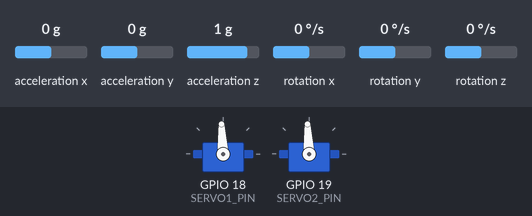
Bench run of a sketch on a simulated ESP32. Parts: 2 × servo. The test bench sets the inputs (shaded band); at power-on: acceleration z 1 g, acceleration x 0 g, acceleration y 0 g, rotation y 0 °/s, rotation x 0 °/s, rotation z 0 °/s. Servo pulses on a pin are drawn as a servo (544–2400 µs = 0–180°); what the sketch prints to the serial monitor is not drawn.

Above: at 4.5 s.
4.6 s: acceleration z set to 0.1 g
6.1 s: acceleration z set to -0.2 g
9.1 s: acceleration x set to -1.4 g
12.1 s: acceleration y set to 1.1 g
15.1 s: acceleration y set to -0.8 g
18.1 s: rotation y set to -192 °/s
Timing chart, 0 to 22.1 s (numbered marks = the images above; inputs shaded):
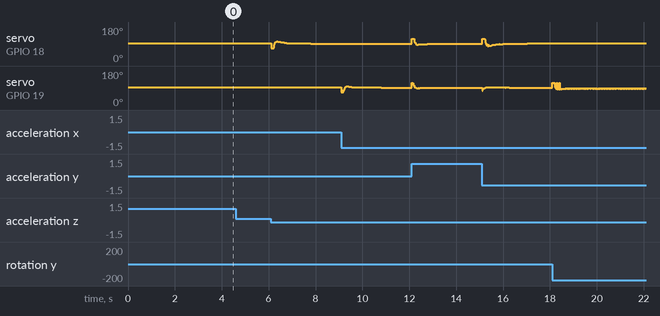

The sketch:

sense_hack.ino
```cpp
#include <Arduino.h>
#include <Wire.h>
#include <MPU6050.h>
#include <driver/ledc.h>

MPU6050 mpu;

// servo pins
const int SERVO1_PIN = 18;
const int SERVO2_PIN = 19;

// LEDC / PWM settings (driver API)
const int FREQ = 50; // 50 Hz for hobby servo
const ledc_timer_t TIMER = LEDC_TIMER_0;
const ledc_mode_t MODE = LEDC_LOW_SPEED_MODE;
const ledc_timer_bit_t RES = LEDC_TIMER_16_BIT;
const ledc_channel_t CH1 = LEDC_CHANNEL_0;
const ledc_channel_t CH2 = LEDC_CHANNEL_1;

// servo pulse limits (microseconds)
const int PULSE_MIN_US = 1000;
const int PULSE_MAX_US = 2000;

// PID params (start values — tune on hardware)
float kp = 3.5f;
float ki = 0.02f;
float kd = 1.5f;

// PID state
struct PID { float Kp, Ki, Kd, I, prevErr, outMin, outMax; };
PID pidRoll  = {kp, ki, kd, 0.0f, 0.0f, -45.0f, 45.0f};
PID pidPitch = {kp, ki, kd, 0.0f, 0.0f, -45.0f, 45.0f};

// complementary & LP filter
float alpha = 0.98f;
float roll_f = 0.0f, pitch_f = 0.0f;
const float ctrlFreq = 100.0f;
const float ctrlTs = 1.0f / ctrlFreq;
const float lpCutoff = 2.0f; // Hz
float lpAlpha;
float lpRoll = 0.0f, lpPitch = 0.0f;

// gyro bias
float gyroBiasX = 0.0f, gyroBiasY = 0.0f;

// timing
unsigned long lastMicros = 0;

// Utility: pulse_us -> LEDC duty for given RES, FREQ
uint32_t pulseToDuty(int pulse_us) {
  float period_us = 1000000.0f / (float)FREQ; // e.g. 20000us
  uint32_t maxDuty = (1UL << RES) - 1;
  float duty = (float)pulse_us / period_us * (float)maxDuty;
  if (duty < 0.0f) duty = 0.0f;
  if (duty > (float)maxDuty) duty = (float)maxDuty;
  return (uint32_t)(duty + 0.5f);
}

// write servo by channel using driver API
void writeServoDriver(ledc_channel_t ch, int angle) {
  angle = constrain(angle, 0, 180);
  int pulse = map(angle, 0, 180, PULSE_MIN_US, PULSE_MAX_US);
  uint32_t duty = pulseToDuty(pulse);
  ledc_set_duty(MODE, ch, duty);
  ledc_update_duty(MODE, ch);
}

// calibrate gyro biases (keep unit still while running)
void calibrateGyro(int samples = 500) {
  long sx = 0, sy = 0;
  for (int i=0;i<samples;i++){
    int16_t ax,ay,az,gx,gy,gz;
    mpu.getMotion6(&ax,&ay,&az,&gx,&gy,&gz); // returns void; fills values
    sx += gx;
    sy += gy;
    delay(2);
  }
  gyroBiasX = (float)sx / samples / 131.0f;
  gyroBiasY = (float)sy / samples / 131.0f;
  Serial.print("Gyro bias X Y: "); Serial.print(gyroBiasX); Serial.print(" "); Serial.println(gyroBiasY);
}

// PID step with anti-windup
float pidStep(PID &p, float err, float dt) {
  p.I += err * dt;
  const float I_MAX = 100.0f;
  if (p.I > I_MAX) p.I = I_MAX;
  if (p.I < -I_MAX) p.I = -I_MAX;
  float deriv = (dt > 1e-6f) ? (err - p.prevErr) / dt : 0.0f;
  float out = p.Kp * err + p.Ki * p.I + p.Kd * deriv;
  p.prevErr = err;
  if (out > p.outMax) out = p.outMax;
  if (out < p.outMin) out = p.outMin;
  return out;
}

void setupLEDCDriver() {
  // timer config (driver)
  ledc_timer_config_t tcfg = {
    .speed_mode = MODE,
    .duty_resolution = RES,
    .timer_num = TIMER,
    .freq_hz = FREQ,
    .clk_cfg = LEDC_AUTO_CLK
  };
  ledc_timer_config(&tcfg);

  // channel 1 config
  ledc_channel_config_t chcfg = {
    .gpio_num = SERVO1_PIN,
    .speed_mode = MODE,
    .channel = CH1,
    .intr_type = LEDC_INTR_DISABLE,
    .timer_sel = TIMER,
    .duty = 0,
    .hpoint = 0
  };
  ledc_channel_config(&chcfg);

  // channel 2 config (reuse struct)
  chcfg.gpio_num = SERVO2_PIN;
  chcfg.channel = CH2;
  ledc_channel_config(&chcfg);

  // set neutral pulse (1500us) initially
  uint32_t midDuty = pulseToDuty(1500);
  ledc_set_duty(MODE, CH1, midDuty);
  ledc_update_duty(MODE, CH1);
  ledc_set_duty(MODE, CH2, midDuty);
  ledc_update_duty(MODE, CH2);
}

void setup() {
  Serial.begin(115200);
  delay(500);
  Wire.begin(); // default SDA=21, SCL=22 on most ESP32 dev boards

  mpu.initialize();
  Serial.println(mpu.testConnection() ? "MPU OK" : "MPU FAIL");

  // compute lpAlpha for discrete IIR
  float rc = 1.0f / (2.0f * PI * lpCutoff);
  lpAlpha = expf(-ctrlTs / rc);

  // setup LEDC using driver API
  setupLEDCDriver();

  // center servos (90 deg)
  writeServoDriver(CH1, 90);
  writeServoDriver(CH2, 90);

  // calibrate gyro (keep unit still)
  Serial.println("Calibrating gyro - keep still");
  calibrateGyro(500);

  lastMicros = micros();
}

void loop() {
  unsigned long now = micros();
  float dt = (now - lastMicros) * 1e-6f;
  if (dt <= 0.0f) { lastMicros = now; return; }
  if (dt > 0.05f) dt = 0.05f; // guard against long pauses
  lastMicros = now;

  // read IMU (getMotion6 is void)
  int16_t axr, ayr, azr, gxr, gyr, gzr;
  mpu.getMotion6(&axr, &ayr, &azr, &gxr, &gyr, &gzr);

  // scales
  float ax = (float)axr / 16384.0f;
  float ay = (float)ayr / 16384.0f;
  float az = (float)azr / 16384.0f;
  float gx = (float)gxr / 131.0f - gyroBiasX; // deg/s
  float gy = (float)gyr / 131.0f - gyroBiasY; // deg/s

  // accel-derived angles (deg)
  float rollAcc  = atan2f(ay, az) * 180.0f / PI;
  float pitchAcc = atan2f(-ax, sqrtf(ay*ay + az*az)) * 180.0f / PI;

  // complementary filter -> orientation
  roll_f  = alpha * (roll_f + gx * dt) + (1.0f - alpha) * rollAcc;
  pitch_f = alpha * (pitch_f + gy * dt) + (1.0f - alpha) * pitchAcc;

  // low-pass intended motion (IIR)
  lpRoll  = lpAlpha * lpRoll  + (1.0f - lpAlpha) * roll_f;
  lpPitch = lpAlpha * lpPitch + (1.0f - lpAlpha) * pitch_f;

  // tremor (high frequency) = measured - intended
  float tremorR = roll_f - lpRoll;
  float tremorP = pitch_f - lpPitch;

  // control to cancel tremor (error = -tremor)
  float errR = -tremorR;
  float errP = -tremorP;

  float outR = pidStep(pidRoll, errR, dt);
  float outP = pidStep(pidPitch, errP, dt);

  // map to servo angles (center 90)
  int servoAngle1 = (int)constrain(90.0f + outR, 0.0f, 180.0f);
  int servoAngle2 = (int)constrain(90.0f + outP, 0.0f, 180.0f);

  // write with driver
  writeServoDriver(CH1, servoAngle1);
  writeServoDriver(CH2, servoAngle2);

  // debug (print every ~50ms)
  static float dbgAcc = 0;
  dbgAcc += dt;
  if (dbgAcc >= 0.05f) {
    dbgAcc = 0;
    Serial.printf("r:%.2f lpR:%.2f tR:%.3f outR:%.2f | p:%.2f lpP:%.2f tP:%.3f outP:%.2f\n",
                  roll_f, lpRoll, tremorR, outR, pitch_f, lpPitch, tremorP, outP);
  }

  // tiny yield
  delay(2);
}
```

Measured:
- after the input at 4.6 s, every drawn part: stays the same
